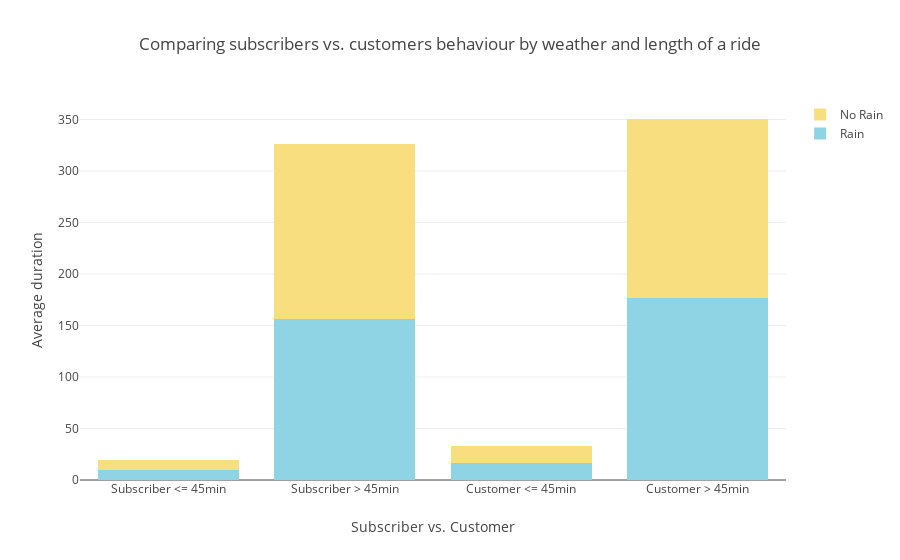

Notebook code for this chart:
### Code cell
trace1 = go.Bar(
    x=['Subscriber <= 45min', 'Subscriber > 45min', 'Customer <= 45min', 'Customer > 45min'],
    y=[sub_short_rain, sub_long_rain, cus_short_rain, cus_long_rain], marker = dict(color=light_blue),
    name='Rain')
trace2 = go.Bar(
    x=['Subscriber <= 45min', 'Subscriber > 45min', 'Customer <= 45min', 'Customer > 45min'],
    y=[sub_short_norain, sub_long_norain, cus_short_norain, cus_long_norain],
    name='No Rain', marker = dict(color=yellow))

data = [trace1, trace2]
layout = go.Layout(
    barmode='stack', title = 'Comparing subscribers vs. customers behaviour by weather and length of a ride', 
    xaxis=dict(title='Subscriber vs. Customer'),
    yaxis=dict(
        title='Average duration'),)

fig = go.Figure(data=data, layout=layout)
iplot(fig, filename = "Bike Shares")

### Figure 1 — Plotly figure (JSON) as saved in the notebook; plotly's stock layout.template omitted (floating-point values rounded to 4 significant figures)
{"data": [{"marker": {"color": "rgb(142, 212, 229)"}, "name": "Rain", "type": "bar", "uid": "3fc58577-b85f-4c46-9c31-f2f289040994", "x": ["Subscriber <= 45min", "Subscriber > 45min", "Customer <= 45min", "Customer > 45min"], "y": [9.769, 156.3, 16.16, 176.6]}, {"marker": {"color": "rgb(248, 222, 126)"}, "name": "No Rain", "type": "bar", "uid": "fd7e9b1b-f6a0-4ff1-8570-3b9dc7e093c9", "x": ["Subscriber <= 45min", "Subscriber > 45min", "Customer <= 45min", "Customer > 45min"], "y": [10.06, 169.9, 16.97, 173.9]}], "layout": {"barmode": "stack", "title": {"text": "Comparing subscribers vs. customers behaviour by weather and length of a ride"}, "xaxis": {"title": {"text": "Subscriber vs. Customer"}}, "yaxis": {"title": {"text": "Average duration"}}}}
